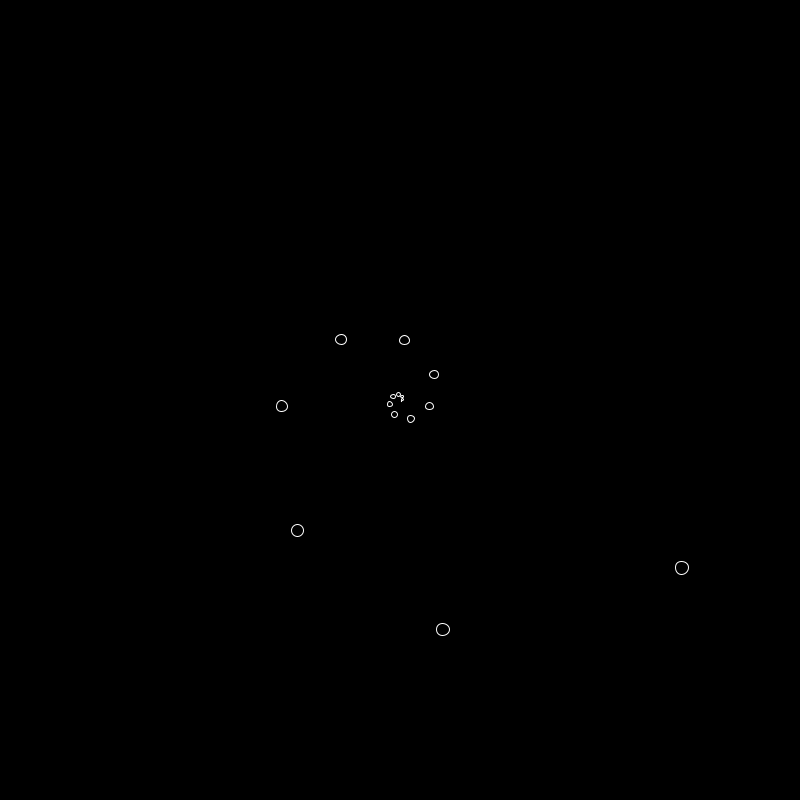
Frame 1 (no input)
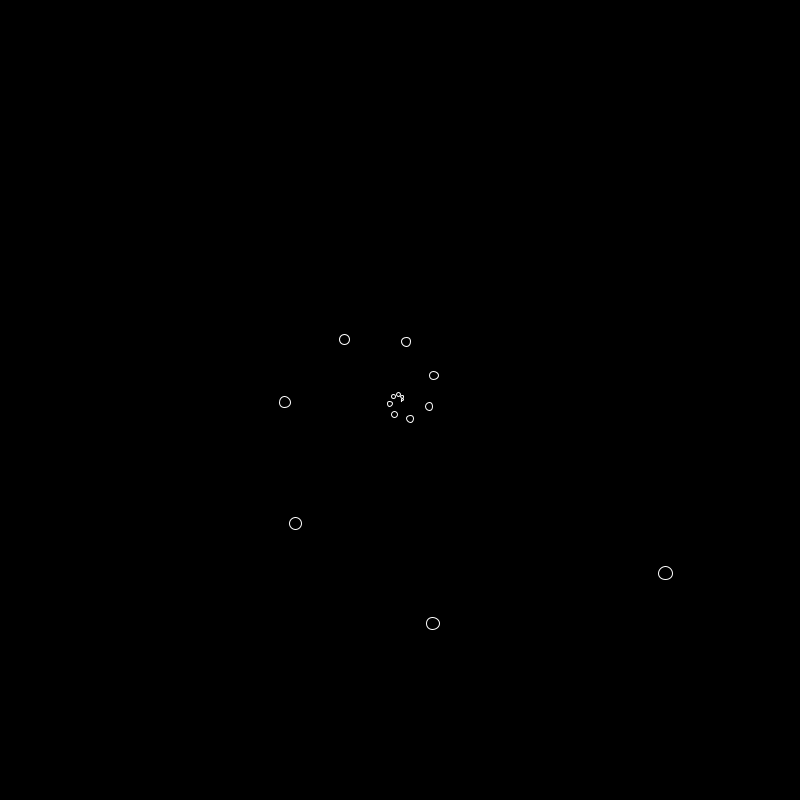
Frame 60 (the mouse pressed at the canvas centre just before this capture)
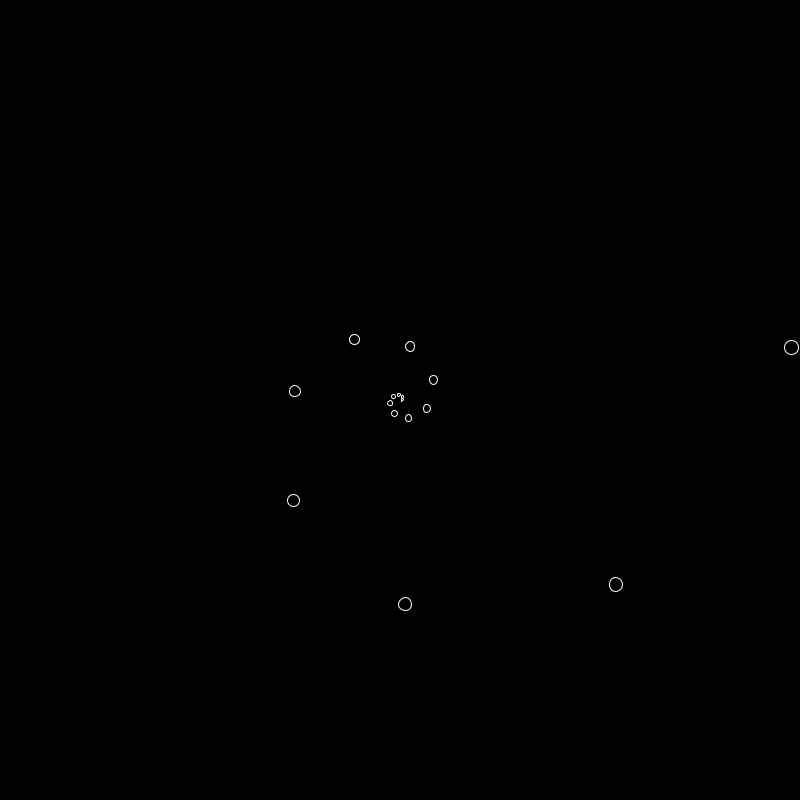
Frame 120 (the mouse held since frame 60 and released just before this capture)

The Processing sketch that drew these frames (run headless with seeded random() and noise(); from frame 60 on, the mouse is pressed at the canvas centre):

// Processing sketch: spiral_03
// ── spiral_03.pde
/* ESPIRAL LOGARTÍMICA
* Por Juan Fuentes Cabrera.
* Curva definida por un objeto que se mueve con velocidad lineal constante y velocidad angular.
* Ver: http://mathworld.wolfram.com/LogarithmicSpiral.html
*/

float a, b, angle, radio;
float time;
float centerX, centerY;

void setup() {
  size(800,800);
  // Asignación de variables
  a = 2;
  b = 0.25;
  angle = 0.1;
  centerX = width/2;
  centerY = height/2;
}

void draw() {
  background(0);
  angle = 0;
  fill(0);
  stroke(255);
  beginShape();
  getVertice();
  endShape();
}

void getVertice() {
  update();
  float x = sin(angle) * radio + centerX;
  float y = cos(angle) * radio + centerY;
  ellipse(x,y,angle,angle);
  if(x < width && y < height) {
    getVertice(); // Recursividad
  }
}

void update() {
  b = abs(cos(time)*0.3)+0.1;
  radio = a * exp(b * angle);
  angle += abs(cos(time)*0.5)+0.35;
  time += 0.0001;
}
